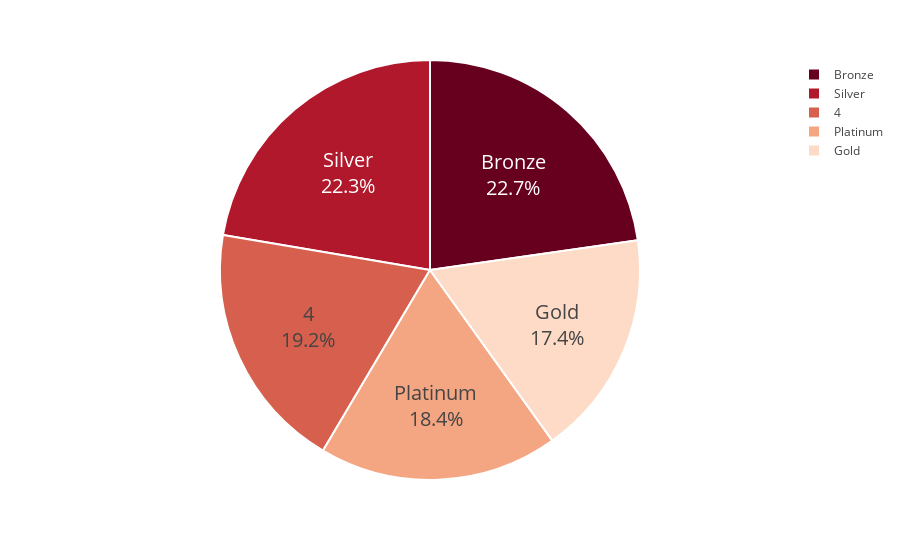

Notebook code for this chart:
### Markdown cell above
### Customers Distribution

### Code cell
cluster_counts = customer.clusters.value_counts()

fig = px.pie(cluster_counts, 
             values = cluster_counts.values, 
             names = cluster_counts.index,
             color_discrete_sequence=px.colors.sequential.RdBu)
fig.update_traces(textposition='inside', textinfo='percent+label', textfont_size=20,
                  marker = dict(line = dict(color = 'white', width = 2)))
fig.show()

### Figure 1 — Plotly figure (JSON) as saved in the notebook; plotly's stock layout.template omitted (floating-point values rounded to 4 significant figures)
{"data": [{"domain": {"x": [0, 1], "y": [0, 1]}, "hovertemplate": "clusters=%{label}<br>value=%{value}<extra></extra>", "labels": ["Bronze", "Silver", 4, "Platinum", "Gold"], "legendgroup": "", "marker": {"line": {"color": "white", "width": 2}}, "name": "", "showlegend": true, "textfont": {"size": 20}, "textinfo": "percent+label", "textposition": "inside", "type": "pie", "values": [494, 485, 416, 400, 377]}], "layout": {"legend": {"tracegroupgap": 0}, "margin": {"t": 60}, "piecolorway": ["rgb(103,0,31)", "rgb(178,24,43)", "rgb(214,96,77)", "rgb(244,165,130)", "rgb(253,219,199)", "rgb(247,247,247)", "rgb(209,229,240)", "rgb(146,197,222)", "rgb(67,147,195)", "rgb(33,102,172)", "rgb(5,48,97)"]}}
